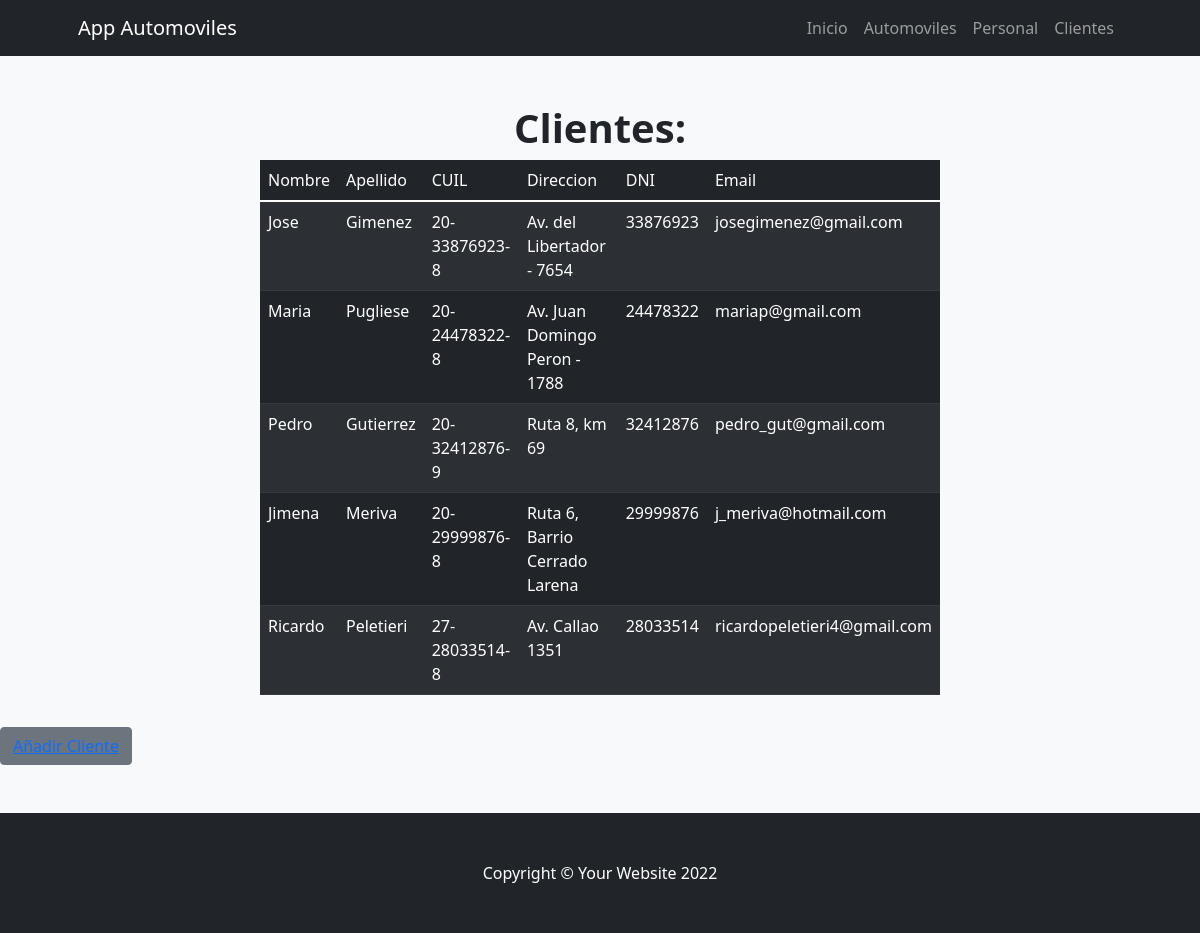
Before: /Appautomoviles/cliente/ with the older database file.
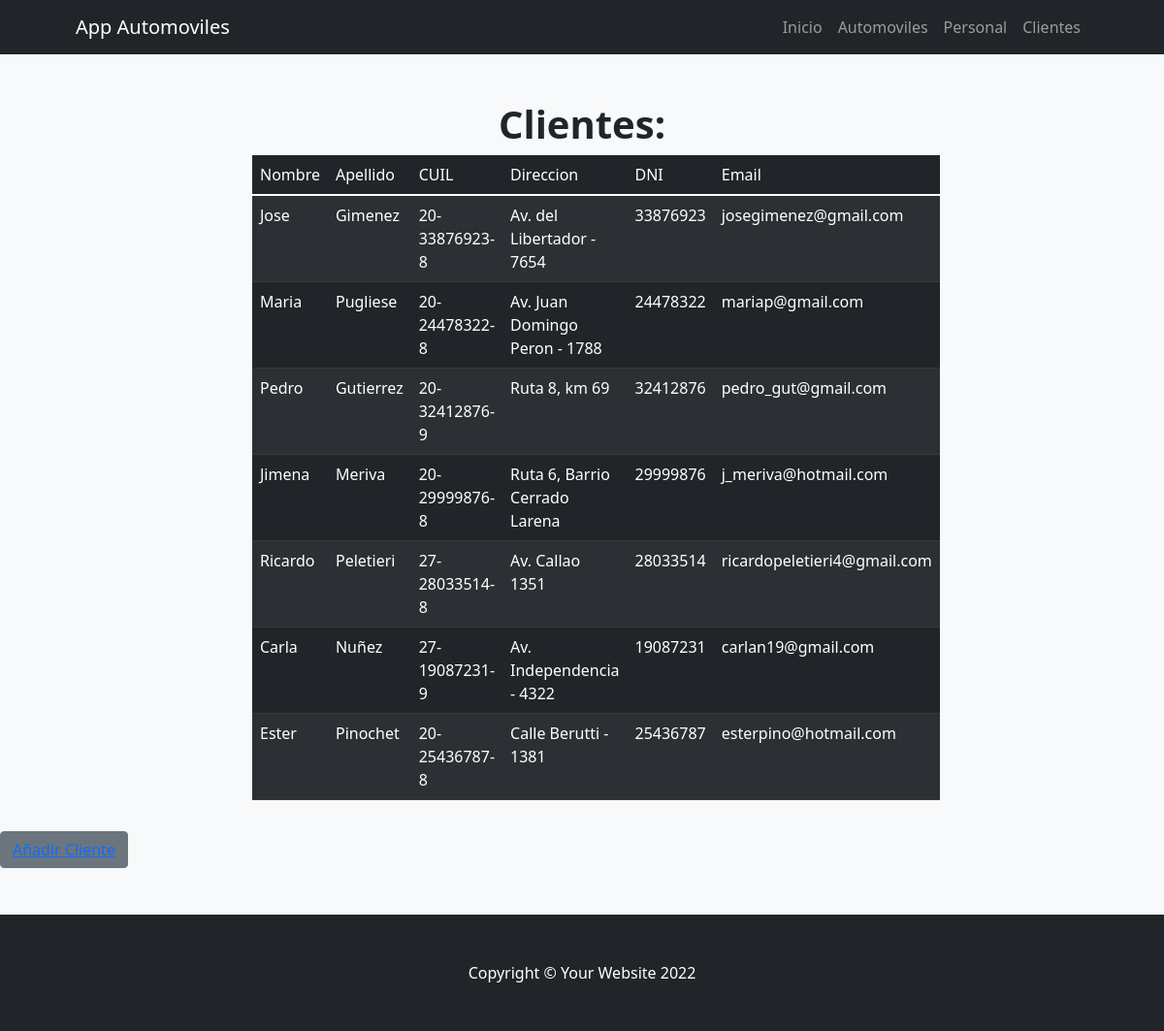
After: the same page with the newer database file.
### Appautomoviles/models.py (models this page shows)
class Cliente(models.Model):
    nombre = models.CharField("Nombre", max_length=30)
    apellido = models.CharField("Apellido", max_length=30)
    cuil = models.CharField("CUIL", max_length=13)
    direccion = models.CharField("Direccion", max_length=50)
    dni = models.CharField("DNI", max_length=8)
    email = models.EmailField(blank=True, null=True)

### Appautomoviles/views.py (the view)
# urls.py: path("cliente/", views.cliente, name="cliente"),
def cliente(request):
    cliente = Cliente.objects.all()
    return render(request, "Appautomoviles/cliente.html", {"cliente": cliente})

### Appautomoviles/templates/Appautomoviles/cliente.html (shortened to what this page needs)
{% extends "Appautomoviles/base.html" %}
{% load static %}
{% block contenidoPagina %}
<section class="bg-light py-5">
    <div class="container px-5">
        <div class="row gx-5 justify-content-center">
            <div class="col-lg-8">
                <h1 class="text-center"><b>Clientes:</b></h1>
                    <table class="table table-dark table-striped">
                        <thead>
                            <td>Nombre</td>
                            <td>Apellido</td>
                            <td>CUIL</td>
                            <td>Direccion</td>
                            <td>DNI</td>
                            <td>Email</td>
                        </thead>
                        {% for client in cliente %}
                        <tr>
                            <td> {{client.nombre}} </td>
                            <td> {{client.apellido}} </td>
                            <td> {{client.cuil}} </td>
                            <td> {{client.direccion}} </td>
                            <td> {{client.dni}} </td>
                            <td> {{client.email}} </td>
                        </tr>
                        {% endfor %}
                    </table>
            </div>
        </div>
    </div>
    <button class=" mt-3 btn btn-secondary ms-7"><a href="{%url 'formulario_cliente'%}">Añadir Cliente</a></button>
</section>
{% endblock %}

Changed rows visible on the page:
added Cliente: nombre "Carla", apellido "Nuñez", cuil "27-19087231-9", direccion "Av. Independencia - 4322", dni "19087231", email "carlan19@gmail.com"
added Cliente: nombre "Ester", apellido "Pinochet", cuil "20-25436787-8", direccion "Calle Berutti - 1381", dni "25436787", email "esterpino@hotmail.com"
